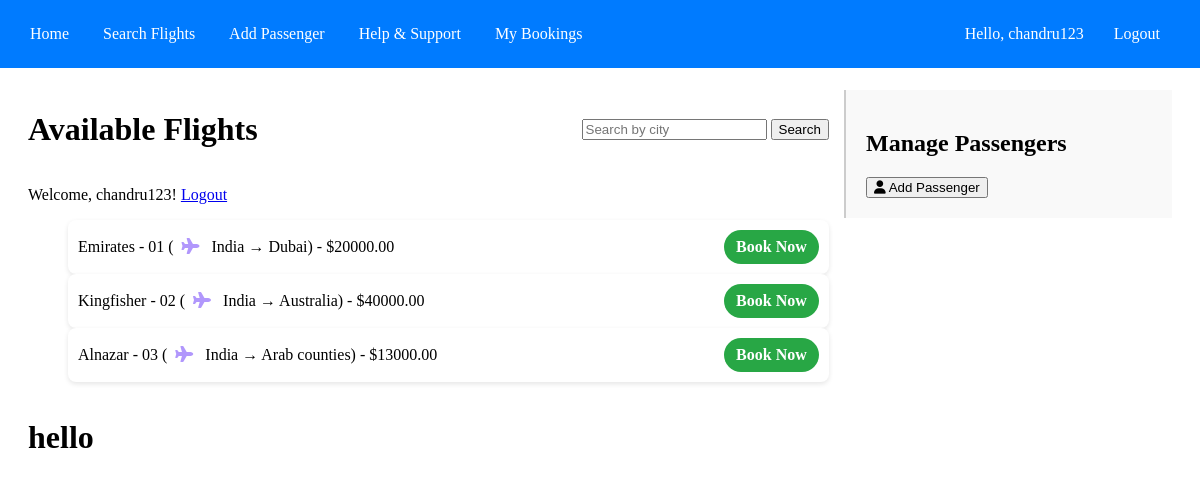
Page /flights/ (signed in) on the committed database.
### reservations/models.py (models this page shows, shortened)
class Flight(models.Model):
    airline = models.ForeignKey(Airline, on_delete=models.CASCADE)
    flight_number = models.CharField(max_length=10, unique=True)
    departure_city = models.CharField(max_length=100)
    destination_city = models.CharField(max_length=100)
    departure_time = models.DateTimeField()
    arrival_time = models.DateTimeField()
    price = models.DecimalField(max_digits=10, decimal_places=2)

class Airline(models.Model):
    name = models.CharField(max_length=100)
    code = models.CharField(max_length=10, unique=True)

### reservations/views.py (the view)
# urls.py: path("", lambda request: redirect("flight_list")),
def flight_list(request):
    query = request.GET.get("query", "")
    flights = Flight.objects.all()
    if query:
        flights = flights.filter(
            departure_city__icontains=query  # Search by departure city
        ) | flights.filter(
            destination_city__icontains=query  # Search by destination city
        )
    return render(request, 'reservations/flight_list.html', {'flights': flights, "query": query})

### reservations/templates/reservations/flight_list.html (shortened to what this page needs)
{% extends 'base.html' %}
{% load static %}
{% block extra_head %}
    <link rel="stylesheet" href="{% static 'css/flights.css' %}" />
{% endblock %}
{% block content %}
<div class="container">
  <div class="main">
    <div class="Availfights">
      <h1>Available Flights</h1>
      <form method="GET" action="{% url 'flight_list' %}" class="search">
        <input
          type="text"
          name="query"
          placeholder="Search by city"
          value="{{ query }}"
        />
        <button type="submit">Search</button>
      </form>
    </div>
    {% if user.is_authenticated %}
    <p>Welcome, {{ user.username }}! <a href="{% url 'logout' %}">Logout</a></p>
    {% else %}
    <p>
      <a href="{% url 'login' %}">Login</a> |
      <a href="{% url 'register' %}">Register</a>
    </p>
    {% endif %}
    <ul>
      {% for flight in flights %}
      <li style="display: flex; align-items: center; justify-content: space-between; padding: 10px; border-radius: 8px; box-shadow: 0 2px 5px rgba(0, 0, 0, 0.1); background: white;">
        <span>
            {{ flight.airline.name }} - {{ flight.flight_number }}
            (<i class="fa-solid fa-plane" style="color: #B197FC; margin: 0 8px;"></i>
            {{ flight.departure_city }} → {{ flight.destination_city }})
            - ${{ flight.price }}
        </span>
        {% if user.is_authenticated %}
            <a href="{% url 'book_flight' flight.id %}"
               style="background: #28a745; color: white; padding: 8px 12px; border-radius: 5px; text-decoration: none; font-weight: bold; border-radius: 35px;">
                Book Now
            </a>
        {% else %}
            <a href="{% url 'login' %}"
               style="background: #007bff; color: white; padding: 8px 12px; border-radius: 5px; text-decoration: none; font-weight: bold; border-radius: 35px;">
                Login to Book
            </a>
        {% endif %}
    </li>
      {% empty %}
      <p>No flights available.</p>
      {% endfor %}
    </ul>
  </div>
  <div class="sidebar">
    <h2>Manage Passengers</h2>
    <button onclick="showPassengerForm()"><i class="fa-solid fa-user" style="color: #000000;"></i> Add Passenger</button>
  </div>
</div>
<div>
  <h1>hello</h1>
</div>
{% endblock %}

### reservations/templates/base.html (shortened to what this page needs)
{% load static %}
<!DOCTYPE html>
<html lang="en">
<head>
    <link rel="stylesheet" href="{% static 'css/styles.css' %}">
    <link rel="stylesheet" href="https://cdnjs.cloudflare.com/ajax/libs/font-awesome/6.7.2/css/all.min.css" />
    {% block extra_head %}{% endblock %}
</head>
<body>
    <div class="navbar">
        <div>
            <a href="{% url 'flight_list' %}">Home</a>
            <a href="{% url 'flight_list' %}">Search Flights</a>
            <a href="#" onclick="openPassengerForm(); return false;">Add Passenger</a>
            <a href="{% url 'helpandsupport' %}">Help & Support</a>
            {% if user.is_authenticated %}
                <a href="{% url 'my_bookings' %}">My Bookings</a>
            {% else %}
                <a href="{% url 'login' %}">Login to view bookings</a>
            {% endif %}
        </div>
        <div class="nav-right">
            {% if user.is_authenticated %}
                <span>Hello, {{ user.username }}</span>
                <a href="{% url 'logout' %}">Logout</a>
            {% else %}
                <a href="{% url 'login' %}">Login</a>
                <a href="{% url 'register' %}">Register</a>
            {% endif %}
        </div>
    </div>
    <div class="content">
        {% block content %}{% endblock %}
    </div>
</body>
</html>

### reservations/static/css/styles.css (style rules this page uses)
.navbar { width: 100%; background-color: #007bff; padding: 15px; display: flex; justify-content: space-between; align-items: center; position: fixed; top: 0; left: 0; z-index: 1000; }
.navbar a { color: white; text-decoration: none; padding: 10px 15px; }
.nav-right { display: flex; align-items: center; padding-right: 40px; }
.nav-right span { color: white; padding-right: 15px; }
.content { margin-top: 70px; padding: 20px; }

### reservations/static/css/flights.css (style rules this page uses)
.container { display: flex; justify-content: space-between; align-items: flex-start; width: 100%; }
.main { width: 70%; }
.sidebar { width: 25%; padding: 20px; border-left: 2px solid #ccc; background-color: #f9f9f9; }
.Availfights { display: flex; justify-content: space-between; align-items: center; }

### rows in the picture
Flight: airline.name "Emirates", flight_number "01", departure_city "India", destination_city "Dubai", price "20000.00"
Flight: airline.name "Kingfisher", flight_number "02", departure_city "India", destination_city "Australia", price "40000.00"
Flight: airline.name "Alnazar", flight_number "03", departure_city "India", destination_city "Arab counties", price "13000.00"

### other values in the picture
{{ user.username }} "chandru123"
